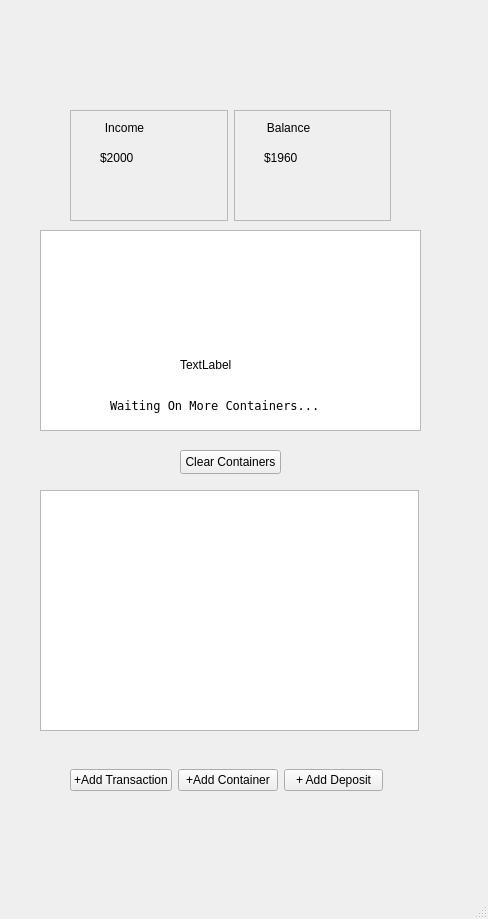
<?xml version="1.0" encoding="UTF-8"?>
<ui version="4.0">
 <class>MainWindow</class>
 <widget class="QMainWindow" name="MainWindow">
  <property name="geometry">
   <rect>
    <x>0</x>
    <y>0</y>
    <width>488</width>
    <height>919</height>
   </rect>
  </property>
  <property name="windowTitle">
   <string>MainWindow</string>
  </property>
  <widget class="QWidget" name="centralwidget">
   <widget class="QWidget" name="horizontalLayoutWidget">
    <property name="geometry">
     <rect>
      <x>70</x>
      <y>740</y>
      <width>313</width>
      <height>80</height>
     </rect>
    </property>
    <layout class="QHBoxLayout" name="horizontalLayout">
     <item>
      <widget class="QPushButton" name="transactionButton">
       <property name="text">
        <string>+Add Transaction</string>
       </property>
      </widget>
     </item>
     <item>
      <widget class="QPushButton" name="container_pushButton">
       <property name="text">
        <string>+Add Container</string>
       </property>
      </widget>
     </item>
     <item>
      <widget class="QPushButton" name="pushButton">
       <property name="text">
        <string>+ Add Deposit</string>
       </property>
      </widget>
     </item>
    </layout>
   </widget>
   <widget class="QLabel" name="giftitle">
    <property name="geometry">
     <rect>
      <x>60</x>
      <y>0</y>
      <width>341</width>
      <height>111</height>
     </rect>
    </property>
    <property name="text">
     <string/>
    </property>
    <property name="pixmap">
     <pixmap>FIles/FinanceApp/title.png</pixmap>
    </property>
    <property name="scaledContents">
     <bool>true</bool>
    </property>
   </widget>
   <widget class="QChartView" name="income_tableView">
    <property name="geometry">
     <rect>
      <x>40</x>
      <y>490</y>
      <width>379</width>
      <height>241</height>
     </rect>
    </property>
   </widget>
   <widget class="QTableWidget" name="categories_tableWidget">
    <property name="geometry">
     <rect>
      <x>40</x>
      <y>230</y>
      <width>381</width>
      <height>201</height>
     </rect>
    </property>
    <property name="editTriggers">
     <set>QAbstractItemView::EditTrigger::NoEditTriggers</set>
    </property>
   </widget>
   <widget class="QWidget" name="horizontalLayoutWidget_2">
    <property name="geometry">
     <rect>
      <x>70</x>
      <y>110</y>
      <width>321</width>
      <height>111</height>
     </rect>
    </property>
    <layout class="QHBoxLayout" name="horizontalLayout_2">
     <item>
      <widget class="QFrame" name="frame">
       <property name="frameShape">
        <enum>QFrame::Shape::StyledPanel</enum>
       </property>
       <property name="frameShadow">
        <enum>QFrame::Shadow::Raised</enum>
       </property>
       <widget class="QLabel" name="label">
        <property name="geometry">
         <rect>
          <x>30</x>
          <y>10</y>
          <width>49</width>
          <height>16</height>
         </rect>
        </property>
        <property name="text">
         <string>Income</string>
        </property>
        <property name="alignment">
         <set>Qt::AlignmentFlag::AlignCenter</set>
        </property>
       </widget>
       <widget class="QLabel" name="income_value_label">
        <property name="geometry">
         <rect>
          <x>30</x>
          <y>40</y>
          <width>49</width>
          <height>16</height>
         </rect>
        </property>
        <property name="text">
         <string>$2000</string>
        </property>
       </widget>
      </widget>
     </item>
     <item>
      <widget class="QFrame" name="frame_2">
       <property name="frameShape">
        <enum>QFrame::Shape::StyledPanel</enum>
       </property>
       <property name="frameShadow">
        <enum>QFrame::Shadow::Raised</enum>
       </property>
       <widget class="QLabel" name="label_3">
        <property name="geometry">
         <rect>
          <x>30</x>
          <y>10</y>
          <width>49</width>
          <height>16</height>
         </rect>
        </property>
        <property name="text">
         <string>Balance</string>
        </property>
        <property name="alignment">
         <set>Qt::AlignmentFlag::AlignCenter</set>
        </property>
       </widget>
       <widget class="QLabel" name="balance_value_label">
        <property name="geometry">
         <rect>
          <x>30</x>
          <y>40</y>
          <width>49</width>
          <height>16</height>
         </rect>
        </property>
        <property name="text">
         <string>$1960</string>
        </property>
       </widget>
      </widget>
     </item>
    </layout>
   </widget>
   <widget class="QLabel" name="label_5">
    <property name="geometry">
     <rect>
      <x>110</x>
      <y>380</y>
      <width>251</width>
      <height>51</height>
     </rect>
    </property>
    <property name="font">
     <font>
      <family>Fixedsys</family>
     </font>
    </property>
    <property name="text">
     <string>Waiting On More Containers...</string>
    </property>
   </widget>
   <widget class="QLabel" name="giflabel">
    <property name="geometry">
     <rect>
      <x>180</x>
      <y>310</y>
      <width>103</width>
      <height>109</height>
     </rect>
    </property>
    <property name="text">
     <string>TextLabel</string>
    </property>
   </widget>
   <widget class="QPushButton" name="delete_container_push">
    <property name="geometry">
     <rect>
      <x>180</x>
      <y>450</y>
      <width>101</width>
      <height>24</height>
     </rect>
    </property>
    <property name="text">
     <string>Clear Containers</string>
    </property>
   </widget>
  </widget>
  <widget class="QMenuBar" name="menubar">
   <property name="geometry">
    <rect>
     <x>0</x>
     <y>0</y>
     <width>488</width>
     <height>21</height>
    </rect>
   </property>
  </widget>
  <widget class="QStatusBar" name="statusbar"/>
 </widget>
 <customwidgets>
  <customwidget>
   <class>QChartView</class>
   <extends>QTableView</extends>
   <header>qchartview.h</header>
  </customwidget>
 </customwidgets>
 <resources/>
 <connections/>
</ui>
